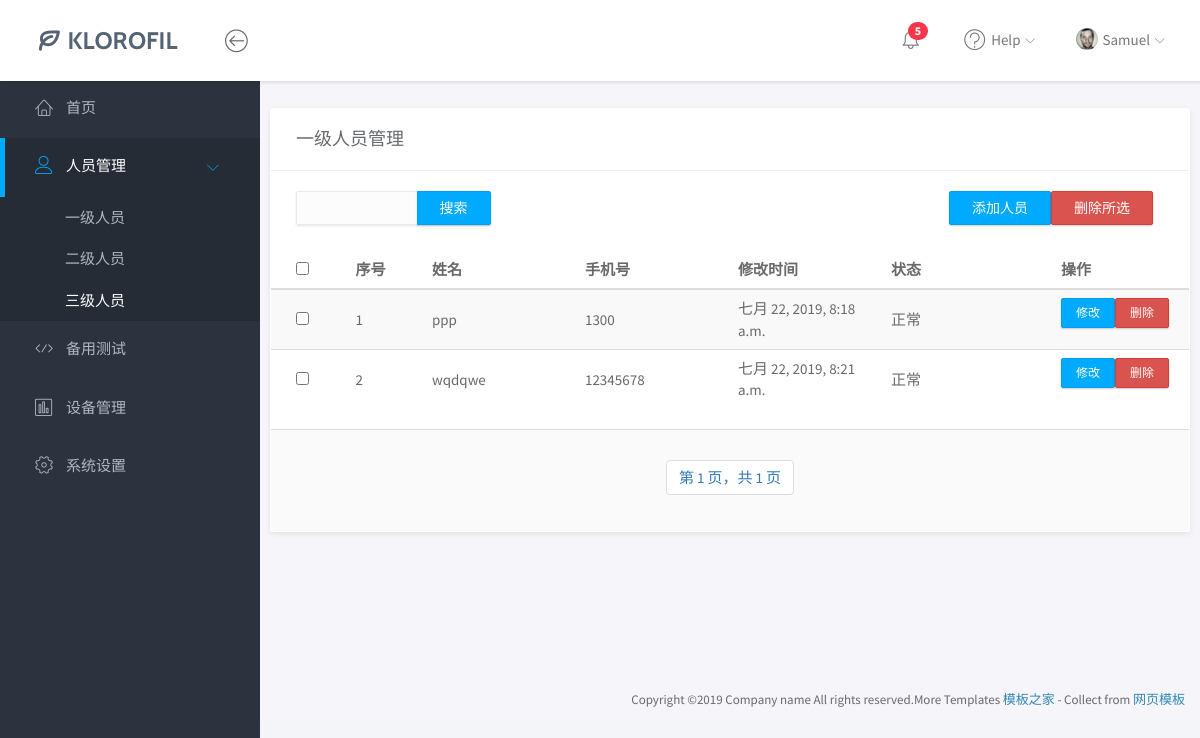
The page /member3 on the database its author committed.
### public/models.py (models this page shows, shortened)
class Member1Model(models.Model):
    state_choices = (('Y','正常'),('F','冻结'),)
    time_stamp = models.DateTimeField(auto_now_add=True, auto_now=False, null=True)
    user_id = models.IntegerField(null=False)
    name = models.CharField(max_length=256, null=False)
    phone = models.CharField(max_length=128, null=True)
    state = models.CharField(max_length=3, choices=state_choices, default='Y')
    class Meta:
        db_table = "member1model"

### public/views.py (the view)
# urls.py: path('member3', views.member3, name='member3'),
def member3(request):
	context = {}
	member1_data = Member1Model.objects.all()
	paginator = Paginator(member1_data, 10)
	if request.method == "GET":
		page = request.GET.get('page')
		try:
			members = paginator.page(page)
		except PageNotAnInteger:
			members = paginator.page(1)
		except InvalidPage:
			return HttpResponse('找不到页面的内容')
		except EmptyPage:
			members = paginator.page(paginator.num_pages)
	return render(request, '../templates/member3.html', {'members': members,'member1data':member1_data})

### public/templates/member3.html (shortened to what this page needs)
{% extends 'base.html' %}
{% block content %}
{% load staticfiles %}
<div id="wrapper">
    <div id="sidebar-nav" class="sidebar">
        <div class="sidebar-scroll">
            <nav>
                <ul class="nav">
                    <li><a href="{% url 'public:mainPage' %}" class=""><i class="lnr lnr-home"></i> <span>首页</span></a></li>
                    <li>
                        <a href="#subPages" data-toggle="collapse" class="active"><i class="lnr lnr-user"></i> <span>人员管理</span> <i class="icon-submenu lnr lnr-chevron-left"></i></a>
                        <div id="subPages" class="collapse in">
                            <ul class="nav">
                                <li><a href="{% url 'public:member1' %}" class="">一级人员</a></li>
                                <li><a href="{% url 'public:member2' %}" class="">二级人员</a></li>
                                <li><a href="{% url 'public:member3' %}" class="active">三级人员</a></li>
                            </ul>
                        </div>
                    </li>
                    <li><a href="{% url 'public:elements' %}" class=""><i class="lnr lnr-code"></i> <span>备用测试</span></a></li>
                    <li><a href="{% url 'public:equipManage' %}" class=""><i class="lnr lnr-chart-bars"></i> <span>设备管理</span></a></li>
                    <li><a href="{% url 'public:systemManage' %}" class=""><i class="lnr lnr-cog"></i> <span>系统设置</span></a></li>
                </ul>
            </nav>
        </div>
    </div>
    <div class="main">
        <div class="main-content">
            <div class="container-fluid">
                    <div class="row">
                            <div class="">
                                <div class="panel">
                                    <div class="panel-heading">
                                        <h3 class="panel-title">一级人员管理</h3>
                                    </div>
                                    <hr style="margin: 0px; margin-bottom: 10px"/>
                                    <div class="panel-body">
                                            <div class="row" style="margin-bottom: 10px">
                                                <form method="post">
                                                <div class="col-md-3 "style="float:left;">
                                                    <div class="input-group">
                                                        <input class="form-control" type="text">
                                                            <span class="input-group-btn  ">
                                                                <button class="btn btn-primary"
                                                                        type="button">搜索</button></span>
                                                    </div>
                                                </div>
                                                </form>
                                                <div class="col-md-2" style="width:200px; float:right; right:5%">
                                                    <span class="input-group-btn">
                                                        <a href="#" class="">
                                                            <button class="btn btn-primary"
                                                                    type="button" data-toggle="modal"
                                                                    data-target="" >添加人员</button></a></span>
                                                    <span class="input-group-btn">
                                                        <a href="#" class="">
                                                            <button class="btn btn-danger"
                                                                    type="button">删除所选</button></a></span>
                                                    </div>
                                            </div>
                                        </div>
                                    <div class="panel-body no-padding">
                                        <table class="table table-striped">
                                            <thead>
                                                <tr><th>
                                                        <input type="checkbox">
                                                    </th>
                                                    <th>序号</th>
                                                    <th>姓名</th>
                                                    <th>手机号</th>
                                                    <th>修改时间</th>
                                                    <th>状态</th>
                                                    <th>操作</th>
                                                </tr>
                                            </thead>
                                            <tbody>
                                                {% for data in member1data %}
                                                <tr>
                                                    <td class="col-md-1" style="vertical-align: middle;"><input type="checkbox"></td>
                                                    <td class="col-md-1" style="vertical-align: middle;">{{ forloop.counter }}</td>
                                                    <td class="col-md-2" style="vertical-align: middle;">{{ data.name }}</td>
                                                    <td class="col-md-2" style="vertical-align: middle;">{{ data.phone }}</td>
                                                    <td class="col-md-2" style="vertical-align: middle;">{{ data.time_stamp }}</td>
                                                    <td class="col-md-2" style="vertical-align: middle;">{{ data.get_state_display }}</td>
                                                    <td><button type="button" class="btn btn-primary btn-xs">修改</button><button type="button" class="btn btn-danger btn-xs">删除</button></td>
                                                </tr>
                                                {% endfor %}
                                            </tbody>
                                        </table>
                                    </div>
                                    <div class="panel-footer">
                                        <div class="row">
                                            <div id="pages" class="text-center" >
                                                <nav>
                                                    <ul class="pagination">
                                                        <li class="step-links">
                                                        <span class="current">
                                                            第 {{ members.number }} 页，共 {{ members.paginator.num_pages }} 页</span>
                                                        </li></ul></nav></div>
                                        </div>
                                    </div>
                                </div>
                            </div>
    </div>
    <footer>
        <div class="container-fluid">
            <p class="copyright">Copyright &copy;<script>document.write(new Date().getFullYear());</script> Company name All rights reserved.More Templates <a href="http://www.cssmoban.com/" target="_blank" title="模板之家">模板之家</a> - Collect from <a href="http://www.cssmoban.com/" title="网页模板" target="_blank">网页模板</a></p>
        </div>
    </footer>
</div>
{% endblock %}

### rows shown on the page
Member1Model: name "ppp", phone "1300", time_stamp "七月 22, 2019, 8:18 a.m.", state "正常"
Member1Model: name "wqdqwe", phone "12345678", time_stamp "七月 22, 2019, 8:21 a.m.", state "正常"

### other values the page prints
{{ members.number }} "1"
{{ members.paginator.num_pages }} "1"
